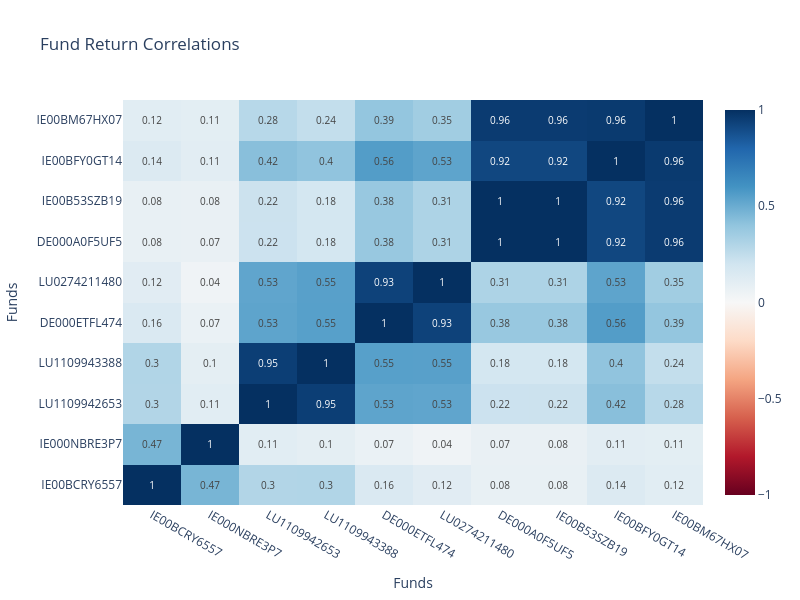
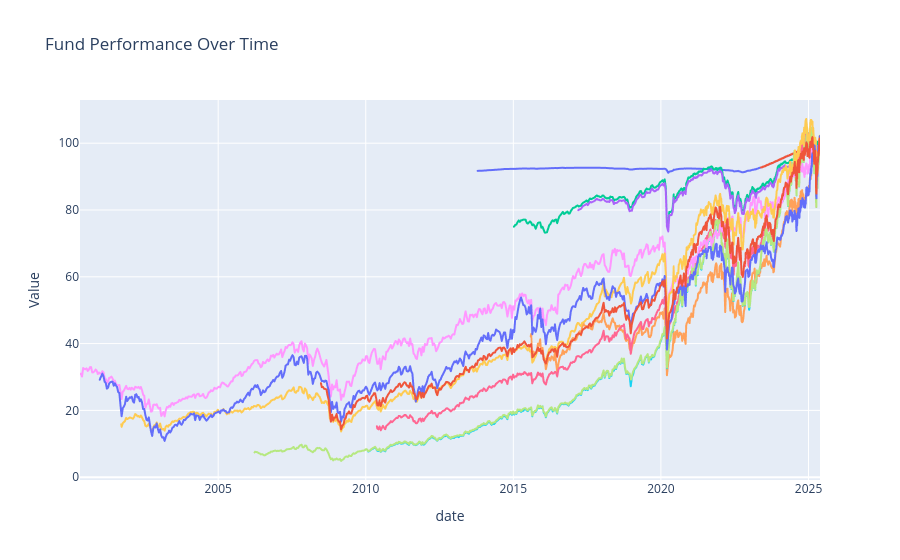

The code cell stored with these charts, in order, in its notebook:
### Code cell
favs = ['IE00BCRY6557', # iShares EUR Ultrashort Bond UCITS ETF Dis.
        'IE000NBRE3P7', # iShares EUR Ultrashort Bond ESG UCITS ETF EUR Acc.
        'LU1109942653', # Xtrackers II EUR High Yield Corporate Bond UCITS ETF 1D Dis.
        'LU1109943388', # Xtrackers II EUR High Yield Corporate Bond UCITS ETF 1C Acc.
        'DE000ETFL474', # Deka Oekom Euro Nachhaltigkeit UCITS ETF EUR Dis.
        'LU0274211480', # Xtrackers DAX UCITS ETF 1C EUR Acc.
        'DE000A0F5UF5', # iShares NASDAQ-100 UCITS ETF USD Dis. (DE)
        'IE00B53SZB19', # iShares NASDAQ-100 UCITS ETF USD Acc.
        'IE00BFY0GT14', # SPDR MSCI World UCITS ETF USD Acc.
        'IE00BM67HX07', # Xtrackers S&P 500 UCITS ETF 2C GBP Acc. Hedged
    ]

invest_sparplan = ['IE00BCRY6557', 'IE000NBRE3P7', 'LU1109942653', 'LU1109943388', 'DE000ETFL474', 'IE00B53SZB19']
invest = ['IE000UI6SLV6']


# s.download_timeseries(favs)
# s.save_timeseries('data/timeseries.csv')

display(s.filter_funds(favs))

s.plot_correlations(favs)

s.plot_timeseries(invest+benchmarks, transform='yesterday', name_column='name')

### Figure 1 — Plotly figure (JSON) as saved in the notebook; plotly's stock layout.template omitted (floating-point values rounded to 4 significant figures)
{"data": [{"colorscale": [[0, "rgb(103,0,31)"], [0.1, "rgb(178,24,43)"], [0.2, "rgb(214,96,77)"], [0.3, "rgb(244,165,130)"], [0.4, "rgb(253,219,199)"], [0.5, "rgb(247,247,247)"], [0.6, "rgb(209,229,240)"], [0.7, "rgb(146,197,222)"], [0.8, "rgb(67,147,195)"], [0.9, "rgb(33,102,172)"], [1, "rgb(5,48,97)"]], "hoverongaps": false, "text": [[1, 0.47, 0.3, 0.3, 0.16, 0.12, 0.08, 0.08, 0.14, 0.12], [0.47, 1, 0.11, 0.1, 0.07, 0.04, 0.07, 0.08, 0.11, 0.11], [0.3, 0.11, 1, 0.95, 0.53, 0.53, 0.22, 0.22, 0.42, 0.28], [0.3, 0.1, 0.95, 1, 0.55, 0.55, 0.18, 0.18, 0.4, 0.24], [0.16, 0.07, 0.53, 0.55, 1, 0.93, 0.38, 0.38, 0.56, 0.39], [0.12, 0.04, 0.53, 0.55, 0.93, 1, 0.31, 0.31, 0.53, 0.35], [0.08, 0.07, 0.22, 0.18, 0.38, 0.31, 1, 1, 0.92, 0.96], [0.08, 0.08, 0.22, 0.18, 0.38, 0.31, 1, 1, 0.92, 0.96], [0.14, 0.11, 0.42, 0.4, 0.56, 0.53, 0.92, 0.92, 1, 0.96], [0.12, 0.11, 0.28, 0.24, 0.39, 0.35, 0.96, 0.96, 0.96, 1]], "textfont": {"size": 10}, "texttemplate": "%{text}", "type": "heatmap", "x": ["IE00BCRY6557", "IE000NBRE3P7", "LU1109942653", "LU1109943388", "DE000ETFL474", "LU0274211480", "DE000A0F5UF5", "IE00B53SZB19", "IE00BFY0GT14", "IE00BM67HX07"], "y": ["IE00BCRY6557", "IE000NBRE3P7", "LU1109942653", "LU1109943388", "DE000ETFL474", "LU0274211480", "DE000A0F5UF5", "IE00B53SZB19", "IE00BFY0GT14", "IE00BM67HX07"], "z": [[1, 0.4656, 0.297, 0.3005, 0.1552, 0.1178, 0.07768, 0.07809, 0.144, 0.1155], [0.4656, 1, 0.1148, 0.1011, 0.06983, 0.04025, 0.07485, 0.07519, 0.1117, 0.1054], [0.297, 0.1148, 1, 0.9477, 0.5312, 0.5261, 0.2166, 0.2167, 0.4225, 0.2812], [0.3005, 0.1011, 0.9477, 1, 0.5489, 0.5466, 0.1823, 0.1825, 0.4029, 0.2447], [0.1552, 0.06983, 0.5312, 0.5489, 1, 0.9341, 0.3813, 0.3813, 0.5603, 0.3936], [0.1178, 0.04025, 0.5261, 0.5466, 0.9341, 1, 0.3136, 0.3136, 0.5326, 0.3515], [0.07768, 0.07485, 0.2166, 0.1823, 0.3813, 0.3136, 1, 1.0, 0.9161, 0.9582], [0.07809, 0.07519, 0.2167, 0.1825, 0.3813, 0.3136, 1.0, 1, 0.9162, 0.9582], [0.144, 0.1117, 0.4225, 0.4029, 0.5603, 0.5326, 0.9161, 0.9162, 1, 0.9637], [0.1155, 0.1054, 0.2812, 0.2447, 0.3936, 0.3515, 0.9582, 0.9582, 0.9637, 1]], "zmid": 0}], "layout": {"height": 600, "title": {"text": "Fund Return Correlations"}, "width": 800, "xaxis": {"title": {"text": "Funds"}}, "yaxis": {"title": {"text": "Funds"}}}}

### Figure 2 — Plotly figure (JSON) as saved in the notebook; plotly's stock layout.template omitted (floating-point values rounded to 4 significant figures; data arrays with more than 128 entries replaced by an {"elided": "..."} marker saying what was removed)
{"data": [{"hovertemplate": "Fund=iShares EUR Ultrashort Bond UCITS ETF Dis.<br>date=%{x}<br>Value=%{y}<extra></extra>", "legendgroup": "iShares EUR Ultrashort Bond UCITS ETF Dis.", "line": {"color": "#636efa", "dash": "solid"}, "marker": {"symbol": "circle"}, "mode": "lines", "name": "iShares EUR Ultrashort Bond UCITS ETF Dis.", "showlegend": true, "type": "scattergl", "x": {"elided": "707 str values"}, "xaxis": "x", "y": {"elided": "707 float values"}, "yaxis": "y"}, {"hovertemplate": "Fund=IE000NBRE3P7<br>date=%{x}<br>Value=%{y}<extra></extra>", "legendgroup": "IE000NBRE3P7", "line": {"color": "#EF553B", "dash": "solid"}, "marker": {"symbol": "circle"}, "mode": "lines", "name": "IE000NBRE3P7", "showlegend": true, "type": "scattergl", "x": {"elided": "312 str values"}, "xaxis": "x", "y": {"elided": "312 float values"}, "yaxis": "y"}, {"hovertemplate": "Fund=Xtrackers II EUR High Yield Corporate Bond UCITS ETF 1D Dis.<br>date=%{x}<br>Value=%{y}<extra></extra>", "legendgroup": "Xtrackers II EUR High Yield Corporate Bond UCITS ETF 1D Dis.", "line": {"color": "#00cc96", "dash": "solid"}, "marker": {"symbol": "circle"}, "mode": "lines", "name": "Xtrackers II EUR High Yield Corporate Bond UCITS ETF 1D Dis.", "showlegend": true, "type": "scattergl", "x": {"elided": "672 str values"}, "xaxis": "x", "y": {"elided": "672 float values"}, "yaxis": "y"}, {"hovertemplate": "Fund=LU1109943388<br>date=%{x}<br>Value=%{y}<extra></extra>", "legendgroup": "LU1109943388", "line": {"color": "#ab63fa", "dash": "solid"}, "marker": {"symbol": "circle"}, "mode": "lines", "name": "LU1109943388", "showlegend": true, "type": "scattergl", "x": {"elided": "602 str values"}, "xaxis": "x", "y": {"elided": "602 float values"}, "yaxis": "y"}, {"hovertemplate": "Fund=Deka Oekom Euro Nachhaltigkeit UCITS ETF EUR Dis.<br>date=%{x}<br>Value=%{y}<extra></extra>", "legendgroup": "Deka Oekom Euro Nachhaltigkeit UCITS ETF EUR Dis.", "line": {"color": "#FFA15A", "dash": "solid"}, "marker": {"symbol": "circle"}, "mode": "lines", "name": "Deka Oekom Euro Nachhaltigkeit UCITS ETF EUR Dis.", "showlegend": true, "type": "scattergl", "x": {"elided": "654 str values"}, "xaxis": "x", "y": {"elided": "654 float values"}, "yaxis": "y"}, {"hovertemplate": "Fund=iShares NASDAQ-100 UCITS ETF USD Acc.<br>date=%{x}<br>Value=%{y}<extra></extra>", "legendgroup": "iShares NASDAQ-100 UCITS ETF USD Acc.", "line": {"color": "#19d3f3", "dash": "solid"}, "marker": {"symbol": "circle"}, "mode": "lines", "name": "iShares NASDAQ-100 UCITS ETF USD Acc.", "showlegend": true, "type": "scattergl", "x": {"elided": "822 str values"}, "xaxis": "x", "y": {"elided": "822 float values"}, "yaxis": "y"}, {"hovertemplate": "Fund=iShares Core S&P 500 UCITS ETF USD Acc.<br>date=%{x}<br>Value=%{y}<extra></extra>", "legendgroup": "iShares Core S&P 500 UCITS ETF USD Acc.", "line": {"color": "#FF6692", "dash": "solid"}, "marker": {"symbol": "circle"}, "mode": "lines", "name": "iShares Core S&P 500 UCITS ETF USD Acc.", "showlegend": true, "type": "scattergl", "x": {"elided": "812 str values"}, "xaxis": "x", "y": {"elided": "812 float values"}, "yaxis": "y"}, {"hovertemplate": "Fund=iShares NASDAQ-100 UCITS ETF USD Dis. (DE)<br>date=%{x}<br>Value=%{y}<extra></extra>", "legendgroup": "iShares NASDAQ-100 UCITS ETF USD Dis. (DE)", "line": {"color": "#B6E880", "dash": "solid"}, "marker": {"symbol": "circle"}, "mode": "lines", "name": "iShares NASDAQ-100 UCITS ETF USD Dis. (DE)", "showlegend": true, "type": "scattergl", "x": {"elided": "934 str values"}, "xaxis": "x", "y": {"elided": "934 float values"}, "yaxis": "y"}, {"hovertemplate": "Fund=iShares Core FTSE 100 UCITS ETF GBP Dis.<br>date=%{x}<br>Value=%{y}<extra></extra>", "legendgroup": "iShares Core FTSE 100 UCITS ETF GBP Dis.", "line": {"color": "#FF97FF", "dash": "solid"}, "marker": {"symbol": "circle"}, "mode": "lines", "name": "iShares Core FTSE 100 UCITS ETF GBP Dis.", "showlegend": true, "type": "scattergl", "x": {"elided": "1102 str values"}, "xaxis": "x", "y": {"elided": "1102 float values"}, "yaxis": "y"}, {"hovertemplate": "Fund=iShares DJ Industrial Average UCITS ETF USD Dis. (DE)<br>date=%{x}<br>Value=%{y}<extra></extra>", "legendgroup": "iShares DJ Industrial Average UCITS ETF USD Dis. (DE)", "line": {"color": "#FECB52", "dash": "solid"}, "marker": {"symbol": "circle"}, "mode": "lines", "name": "iShares DJ Industrial Average UCITS ETF USD Dis. (DE)", "showlegend": true, "type": "scattergl", "x": {"elided": "1062 str values"}, "xaxis": "x", "y": {"elided": "1062 float values"}, "yaxis": "y"}, {"hovertemplate": "Fund=iShares Core DAX UCITS ETF EUR Acc. (DE)<br>date=%{x}<br>Value=%{y}<extra></extra>", "legendgroup": "iShares Core DAX UCITS ETF EUR Acc. (DE)", "line": {"color": "#636efa", "dash": "solid"}, "marker": {"symbol": "circle"}, "mode": "lines", "name": "iShares Core DAX UCITS ETF EUR Acc. (DE)", "showlegend": true, "type": "scattergl", "x": {"elided": "1084 str values"}, "xaxis": "x", "y": {"elided": "1084 float values"}, "yaxis": "y"}, {"hovertemplate": "Fund=UBS ETF MSCI World UCITS ETF A USD Dis.<br>date=%{x}<br>Value=%{y}<extra></extra>", "legendgroup": "UBS ETF MSCI World UCITS ETF A USD Dis.", "line": {"color": "#EF553B", "dash": "solid"}, "marker": {"symbol": "circle"}, "mode": "lines", "name": "UBS ETF MSCI World UCITS ETF A USD Dis.", "showlegend": true, "type": "scattergl", "x": {"elided": "867 str values"}, "xaxis": "x", "y": {"elided": "867 float values"}, "yaxis": "y"}], "layout": {"legend": {"title": {"text": "Fund"}, "tracegroupgap": 0}, "showlegend": false, "title": {"text": "Fund Performance Over Time"}, "xaxis": {"anchor": "y", "domain": [0, 1], "title": {"text": "date"}}, "yaxis": {"anchor": "x", "domain": [0, 1], "title": {"text": "Value"}}}}
